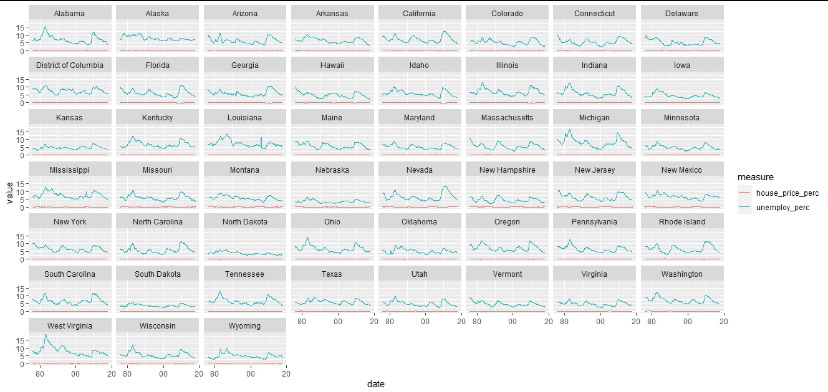

R code for this plot:
library(ggplot2)
library(tidyr)
library(lubridate) 

setwd("C:/Users/brgaines.UMROOT/Documents/CSC302")
load("~/CSC302/house_prices.rda") 


#Question 2: 
#Load house_prices.rda in R, perform the following operation:

house_prices%>%gather(key=measure, value=value, -c(house_price_index, date, state))->house_reshaped
head(house_reshaped) 
head(house_prices)

#Explain how it changes the original data set:
#it gathers columns into the things we were measuring and the corresponding values into the values column.
#-c tells it the columns to leave as is, so in this case, unemploy_perc and house_price_perc have been gathered into the measure column
#and the corresponding values for both categories are in the value column in the new data set

#Then, create facet_wrap plot which can visualize your values for each state and colorize the lines based on the measurement (unemploy_perc and house_perc.)
#Please consider using scale_x_continuous(breaks = ymd(c("1980-01-01", "2000-01-01", "2020-01-01")), labels = c("80", "00", "20"))
#to have a few breaks on your x-axis for a more clear view. Don’t forget to include library(lubridate) in your script.

ggplot(house_reshaped, aes(x = date, y = value, color = measure)) +
  geom_line() +
  facet_wrap(~ state) +
  scale_x_continuous(breaks = ymd(c("1980-01-01", "2000-01-01", "2020-01-01")), labels = c("80", "00", "20"))
